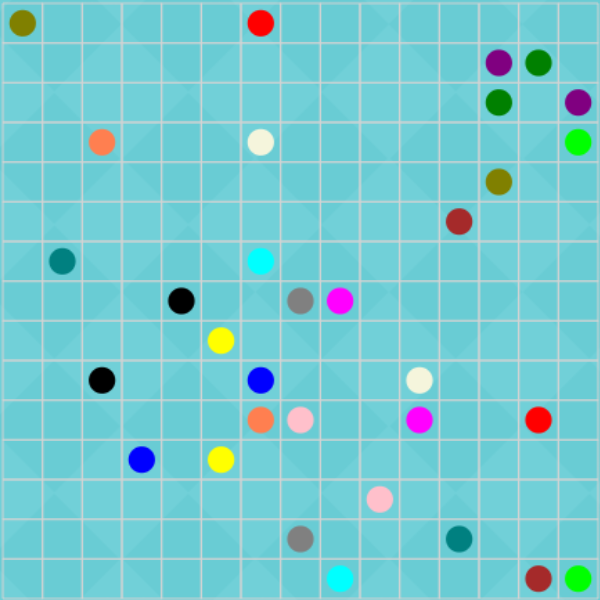
#> input picture AllTheProgramming/Python/flow/test.png, 600 x 600 px, found by its file name
$ python ImageToDot.py
#> lines starting #> are read from the running program, lines starting #| are printed output that depends on the picture
from PIL import Image, ImageOps
import copy
file = open("output.txt","w")
wanted = 100
image = ImageOps.grayscale(Image.open("test.png"))
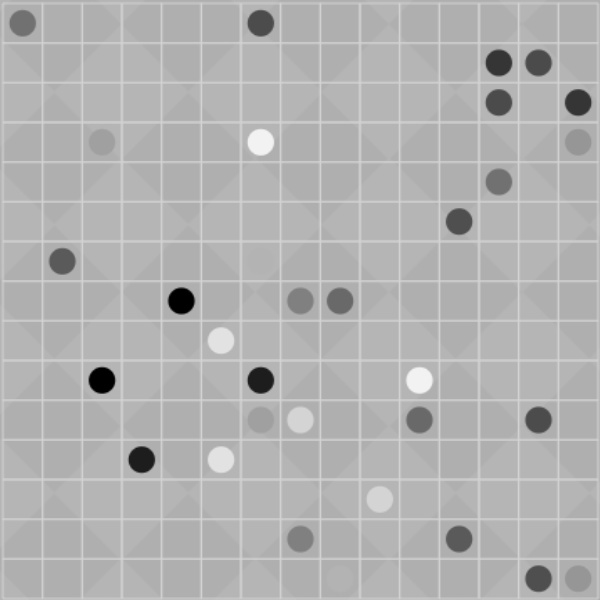
#> image: PIL image 600x600 L; min 0, max 242, mean 178
width, height = image.size
#> width = 600; height = 600
resize = wanted / max(width,height)
#> resize = 0.167
image = image.resize((round(width*resize),round(height*resize)))
#> image: PIL image 100x100 L
width, height = image.size
#> width = 100; height = 100
pixels = list(image.getdata())
#> pixels = 10000 values, max 246 at index 2442, min 0 at index 4929, mean 178
output = ""
for y in range(height-1):
    row = ""
    for x in range(width-1):
        oldPixel = pixels[x + y*width]
        newPixel = round(oldPixel/255)*255
        if newPixel <= 0:
            row += "o"
        else:
            row += " "
        error = oldPixel - newPixel
        if x < width - 1:
            pixels[x + 1 + (y * width)] += error * (7/16)
            if y < height - 1:
                pixels[(x+1) + ((y+1)*width)] += error * (1/16)
        if y < height - 1:
            if x > 0:
                pixels[x - 1 + ((y+1)*width)] += error * (3/16)
            pixels[x + (y+1)*width] += error * (5/16)
    print(row)
    output += row + "\n"
#> after the loop, pixels = 10000 values, max 275.6 at index 8520, min -18.78 at index 6215, mean 152.8
file.write(output)
file.close()
